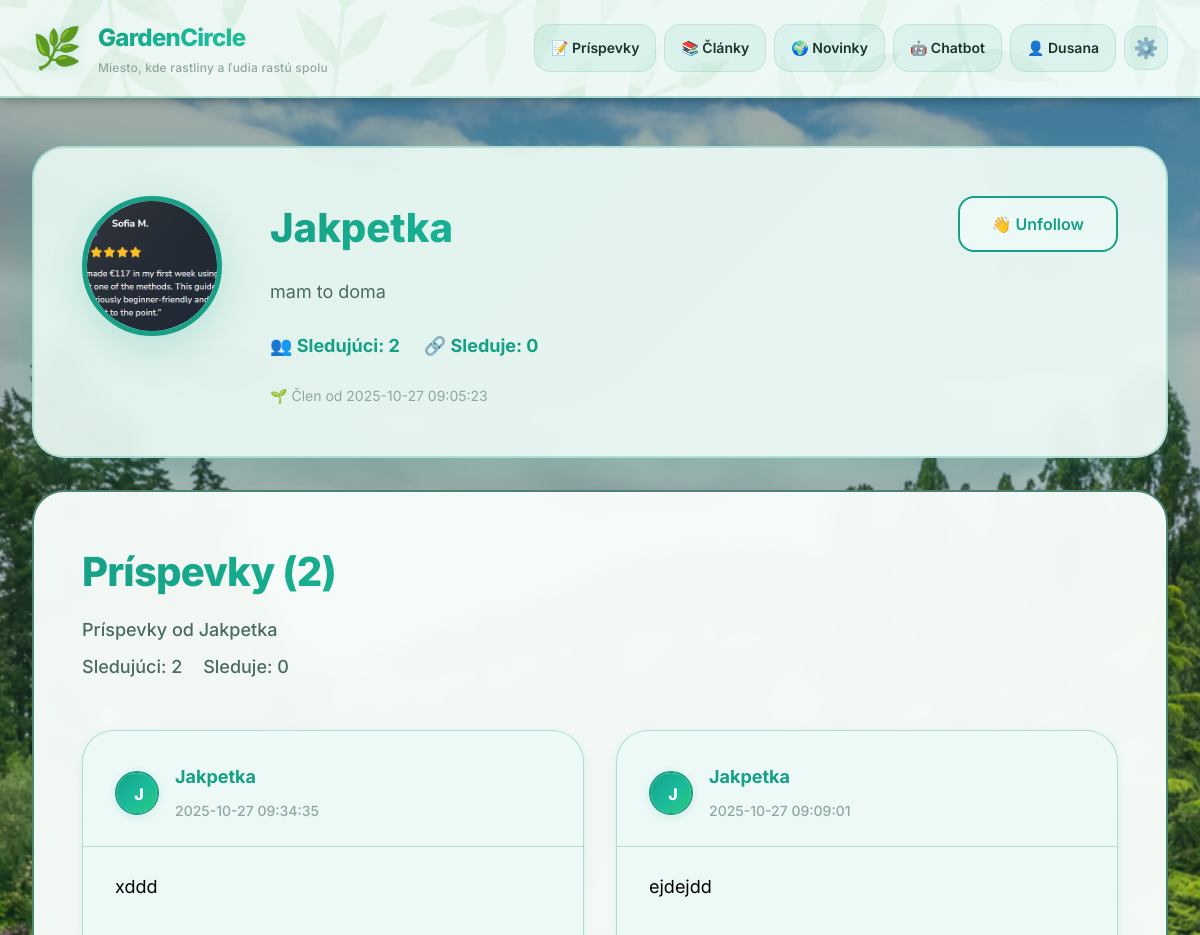
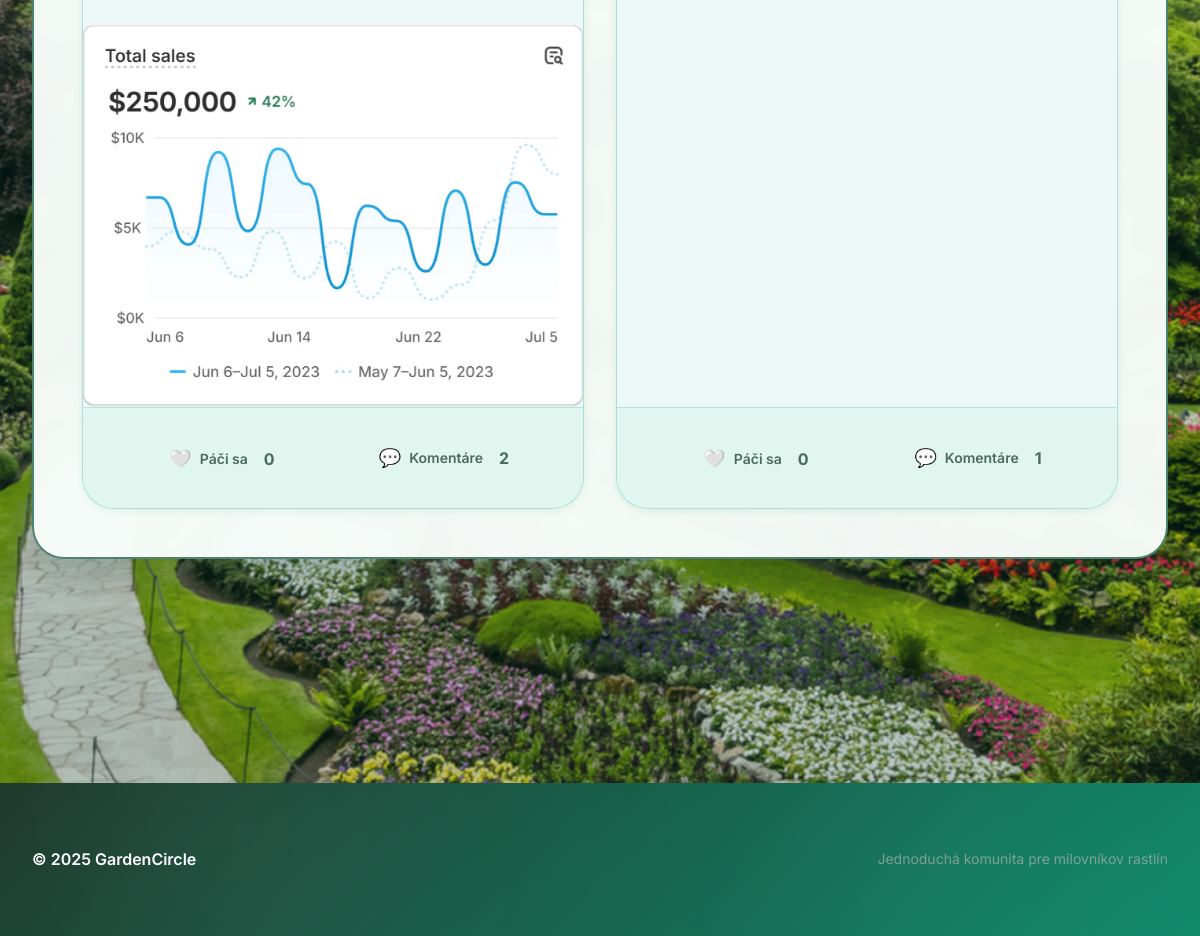
Page /user/Jakpetka (signed in) on the committed database (2 pictures, top to bottom).
### tables this page shows
CREATE TABLE users (
            id INTEGER PRIMARY KEY AUTOINCREMENT,
            username TEXT UNIQUE NOT NULL,
            email TEXT UNIQUE NOT NULL,
            password_hash TEXT NOT NULL,
            bio TEXT DEFAULT '',
            profile_image TEXT,
            created_at TIMESTAMP NOT NULL DEFAULT (datetime('now'))
        , is_admin BOOLEAN DEFAULT 0);

CREATE TABLE posts (
            id INTEGER PRIMARY KEY AUTOINCREMENT,
            author TEXT NOT NULL DEFAULT 'Anonym',
            content TEXT NOT NULL,
            created_at TIMESTAMP NOT NULL DEFAULT (datetime('now'))
        , image_path TEXT, author_id INTEGER, image_path哦 TEXT);

### backend/routes.py (the view)
    @app.route("/user/<username>")
    @login_required
    def user_profile(username):
        user = User.get_by_username(username)
        if not user:
            return render_template("404.html"), 404
        db = get_db()
        rows = db.execute(
            "SELECT id, author_id, author, content, created_at, image_path FROM posts WHERE author_id = ? ORDER BY created_at DESC",
            (user.id,)
        ).fetchall()
        if not rows:
            posts = []
        else:
            post_ids = [r[0] for r in rows]
            placeholders = ','.join('?' * len(post_ids))
            like_counts = db.execute(
                f"SELECT post_id, COUNT(*) as count FROM likes WHERE post_id IN ({placeholders}) GROUP BY post_id",
                post_ids
            ).fetchall()
            like_counts_dict = {row[0]: row[1] for row in like_counts}
            comment_counts = db.execute(
                f"SELECT post_id, COUNT(*) as count FROM comments WHERE post_id IN ({placeholders}) GROUP BY post_id",
                post_ids
            ).fetchall()
            comment_counts_dict = {row[0]: row[1] for row in comment_counts}
            liked_posts = set()
            if current_user.is_authenticated:
                liked_rows = db.execute(
                    f"SELECT post_id FROM likes WHERE post_id IN ({placeholders}) AND user_id = ?",
                    post_ids + [current_user.id]
                ).fetchall()
                liked_posts = {row[0] for row in liked_rows}
            posts = []
            for r in rows:
                post_id = r[0]
                posts.append({
                    "id": post_id,
                    "author_id": r[1],
                    "author": r[2],
                    "content": r[3],
                    "created_at": r[4],
                    "image_path": r[5],
                    "like_count": like_counts_dict.get(post_id, 0),
                    "liked": post_id in liked_posts,
                    "comment_count": comment_counts_dict.get(post_id, 0)
                })
        followers = db.execute("SELECT COUNT(1) FROM follows WHERE followed_id=?", (user.id,)).fetchone()[0]
        following = db.execute("SELECT COUNT(1) FROM follows WHERE follower_id=?", (user.id,)).fetchone()[0]
        is_following = False
        if current_user.is_authenticated and current_user.id != user.id:
            is_following = db.execute("SELECT 1 FROM follows WHERE follower_id=? AND followed_id=?", (current_user.id, user.id)).fetchone() is not None
        return render_template("profile.html", user=user, posts=posts, followers=followers, following=following, is_following=is_following)

### backend/database.py (called while the page is built)
def get_db():
    db = getattr(g, "_database", None)
    if db is None:
        os.makedirs(os.path.dirname(DB_PATH), exist_ok=True)
        db = g._database = sqlite3.connect(DB_PATH)
        db.row_factory = sqlite3.Row
    return db

### backend/routes.py (called while the page is built)
@login_manager.user_loader
def load_user(user_id):
    return User.get_by_id(user_id)

### backend/user.py (called while the page is built)
    @staticmethod
    def get_by_id(user_id):
        db = get_db()
        row = db.execute(
            "SELECT id, username, email, password_hash, bio, profile_image, created_at, COALESCE(is_admin, 0) as is_admin FROM users WHERE id = ?",
            (user_id,)
        ).fetchone()
        if row:
            return User(row[0], row[1], row[2], row[3], row[4], row[5], row[6], row[7])
        return None

    @staticmethod
    def get_by_username(username):
        db = get_db()
        row = db.execute(
            "SELECT id, username, email, password_hash, bio, profile_image, created_at, COALESCE(is_admin, 0) as is_admin FROM users WHERE username = ?",
            (username,)
        ).fetchone()
        if row:
            return User(row[0], row[1], row[2], row[3], row[4], row[5], row[6], row[7])
        return None

### templates/profile.html (shortened to what this page needs)
{% extends 'base.html' %}
{% block content %}
  <section class="card hero-card fade-in">
    <div style="display: flex; align-items: flex-start; gap: var(--space-2xl); flex-wrap: wrap;">
      <div style="flex-shrink: 0; position: relative;">
        {% if user.profile_image %}
          {% if user.profile_image.startswith('http') %}
            <img src="{{ user.profile_image }}" alt="{{ user.username }}" style="width: 140px; height: 140px; border-radius: var(--radius-full); object-fit: cover; border: 5px solid var(--primary-green); box-shadow: var(--shadow-green);" loading="lazy">
          {% else %}
            <img src="{{ url_for('static', filename=user.profile_image) }}" alt="{{ user.username }}" style="width: 140px; height: 140px; border-radius: var(--radius-full); object-fit: cover; border: 5px solid var(--primary-green); box-shadow: var(--shadow-green);" loading="lazy">
          {% endif %}
        {% endif %}
      </div>
      <div style="flex: 1; min-width: 280px;">
        <h1 style="font-size: var(--font-size-4xl); margin-bottom: var(--space-md); font-weight: 800; background: var(--gradient-primary); -webkit-background-clip: text; -webkit-text-fill-color: transparent; background-clip: text;">{{ user.username }}</h1>
        {% if user.bio %}
          <p style="color: var(--text-medium); font-size: var(--font-size-lg); margin-bottom: var(--space-lg); line-height: var(--line-height-relaxed);">{{ user.bio }}</p>
        {% else %}
          <p class="muted" style="font-size: var(--font-size-base); margin-bottom: var(--space-lg);">Zatiaľ žiadna bio</p>
        {% endif %}
        <div style="display: flex; gap: var(--space-lg); flex-wrap: wrap; margin-bottom: var(--space-lg);">
          <div>
            <strong style="color: var(--primary-green); font-size: var(--font-size-lg);" id="followersCount">👥 Sledujúci: {{ followers }}</strong>
          </div>
          <div>
            <strong style="color: var(--primary-green); font-size: var(--font-size-lg);" id="followingCount">🔗 Sleduje: {{ following }}</strong>
          </div>
        </div>
        <small class="muted" style="display: block;">🌱 Člen od {{ user.created_at }}</small>
      </div>
      <div style="flex-shrink: 0;">
        {% if current_user.id == user.id %}
          <a href="{{ url_for('edit_profile') }}" class="btn btn-secondary">✏️ Upraviť profil</a>
        {% else %}
          <form id="followForm" data-username="{{ user.username }}" style="margin: 0;">
            <button
              type="submit"
              class="btn {{ 'btn-secondary' if is_following else 'btn-primary' }}"
              id="followBtn"
              data-following="{{ 'true' if is_following else 'false' }}"
            >
              {{ '👋 Unfollow' if is_following else '➕ Follow' }}
            </button>
          </form>
        {% endif %}
      </div>
    </div>
  </section>
  <section class="card">
    <header class="section-header">
      <h2>Príspevky ({{ posts|length }})</h2>
      <p class="muted">Príspevky od {{ user.username }}</p>
      <div class="muted" style="margin-top:.5rem;">
        <span id="followersCount">Sledujúci: {{ followers }}</span>
        <span style="margin-left:1rem;" id="followingCount">Sleduje: {{ following }}</span>
      </div>
    </header>
    {% if posts %}
      <ul id="postList" class="post-list" aria-live="polite">
        {% for p in posts %}
          <li class="post-card-modern fade-in" data-id="{{ p.id }}">
            <div class="post-card-header">
              <a href="{{ url_for('user_profile', username=p.author) }}" class="post-author-link">
                <div class="post-author-avatar">
                  <div class="avatar-placeholder-small">{{ p.author[0].upper() }}</div>
                </div>
                <div class="post-author-info">
                  <strong class="post-author-name">{{ p.author }}</strong>
                  <time class="post-time">{{ p.created_at }}</time>
                </div>
              </a>
            </div>
            <a href="{{ url_for('post_detail', post_id=p.id) }}" class="post-content-link">
              <div class="post-content-wrapper">
                <p class="post-content-text">{{ p.content }}</p>
              </div>
              {% if p.image_path %}
                <div class="post-image-wrapper">
                  <img src="{{ url_for('static', filename=p.image_path) }}" alt="Obrázok príspevku" class="post-image" loading="lazy">
                </div>
              {% endif %}
            </a>
            <div class="post-actions-modern">
              <button class="action-btn like-btn-modern {{ 'liked' if p.liked else '' }}" data-post-id="{{ p.id }}" aria-label="Páči sa mi to">
                <span class="action-icon">{{ '❤️' if p.liked else '🤍' }}</span>
                <span class="action-label">Páči sa</span>
                <span class="action-count like-count" data-post-id="{{ p.id }}">{{ p.like_count or 0 }}</span>
              </button>
              <a href="{{ url_for('post_detail', post_id=p.id) }}" class="action-btn comment-btn-modern" aria-label="Komentáre">
                <span class="action-icon">💬</span>
                <span class="action-label">Komentáre</span>
                <span class="action-count comment-count">{{ p.comment_count or 0 }}</span>
              </a>
            </div>
          </li>
        {% endfor %}
      </ul>
    {% else %}
      <div class="empty-posts">
        <div class="empty-posts-icon">🌱</div>
        <h3>Zatiaľ žiadne príspevky</h3>
        <p class="muted">Buď prvý, kto zdieľa svoju skúsenosť s rastlinami!</p>
      </div>
    {% endif %}
  </section>
{% endblock %}

### templates/base.html (shortened to what this page needs)
<!DOCTYPE html>
<html lang="sk">
<head>
  <link rel="stylesheet" href="{{ url_for('static', filename='css/style.css') }}">
</head>
<body class="{% block body_class %}{% endblock %}">
  <header class="site-header">
    <div class="container header-inner">
      <a class="brand" href="{{ url_for('home') }}">
        <span class="logo" aria-hidden="true">🌿</span>
        <div>
          <h1>GardenCircle</h1>
          <p class="tagline">Miesto, kde rastliny a ľudia rastú spolu</p>
        </div>
      </a>
      <nav class="main-nav" aria-label="Hlavná navigácia">
        {% if current_user.is_authenticated %}
          <a href="{{ url_for('posts_page') }}">📝 Príspevky</a>
          <a href="{{ url_for('articles') }}">📚 Články</a>
          <a href="{{ url_for('news') }}">🌍 Novinky</a>
          <a href="{{ url_for('chatbot_placeholder') }}">🤖 Chatbot</a>
          <a href="{{ url_for('user_profile', username=current_user.username) }}">👤 {{ current_user.username }}</a>
        {% else %}
          <a href="{{ url_for('login') }}">🔑 Prihlásiť</a>
          <a href="{{ url_for('register') }}">✨ Registrácia</a>
        {% endif %}
        {% if current_user.is_authenticated %}
        <a href="{{ url_for('settings') }}" class="menu-toggle" aria-label="Nastavenia">
          <span class="menu-icon">⚙️</span>
        </a>
        {% endif %}
      </nav>
    </div>
  </header>
  <main class="container">
    {% block content %}{% endblock %}
  </main>
  <footer class="site-footer">
    <div class="container footer-inner">
      <small>© 2025 GardenCircle</small>
      <span class="muted">Jednoduchá komunita pre milovníkov rastlín</span>
    </div>
  </footer>
</body>
</html>

### rows in the picture
users: username "Dusana"
users: profile_image (picture), username "Jakpetka", bio "mam to doma", created_at "2025-10-27 09:05:23"
posts: author "J", author "Jakpetka", created_at "2025-10-27 09:34:35", content "xddd", image_path (picture), liked "🤍", like_count "0", comment_count "2"
posts: author "J", author "Jakpetka", created_at "2025-10-27 09:09:01", content "ejdejdd", liked "🤍", like_count "0", author "1"

### other values in the picture
{{ followers }} "2"
{{ following }} "0"
{{ '👋 Unfollow' if is_following else '➕ Follow' }} "👋 Unfollow"
{{ posts|length }} "2"
